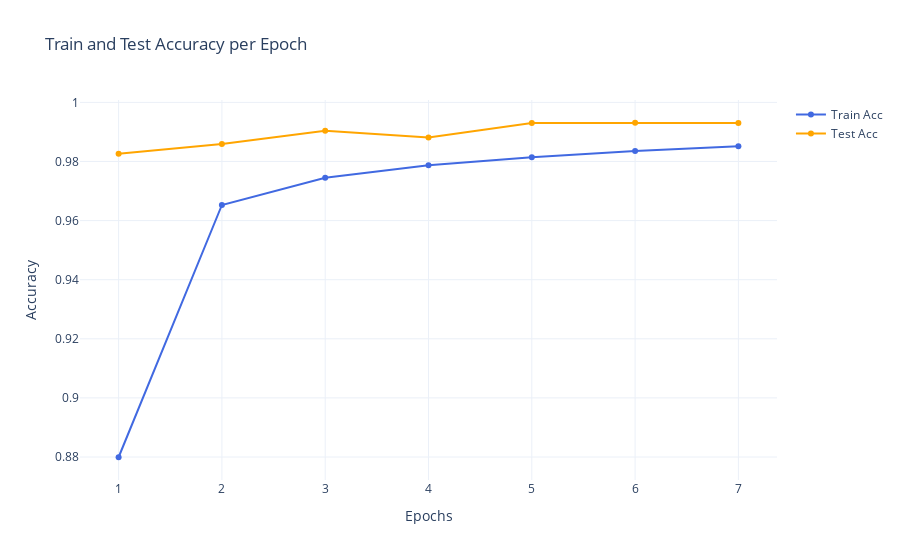

Source (notebook cell):
### Code cell
import plotly.graph_objects as go

epochs=list(range(1,len(train_accuracies)+1))


train=go.Scatter(x=epochs,
                 y=train_accuracies,
                 mode='lines+markers',
                 name='Train Acc',line=dict(color='royalblue'))



test=go.Scatter(x=epochs,
                 y=test_accuracies,
                 mode='lines+markers',
                 name='Test Acc',line=dict(color='orange'))

figure=go.Figure(data=[train,test])
figure.update_layout(title='Train and Test Accuracy per Epoch',
                    xaxis_title='Epochs',
                    yaxis_title='Accuracy',
                    template='plotly_white')

figure.show()

### Figure 1 — Plotly figure (JSON) as saved in the notebook; plotly's stock layout.template omitted (floating-point values rounded to 4 significant figures)
{"data": [{"line": {"color": "royalblue"}, "mode": "lines+markers", "name": "Train Acc", "type": "scatter", "x": [1, 2, 3, 4, 5, 6, 7], "y": [0.8799, 0.9653, 0.9745, 0.9787, 0.9814, 0.9835, 0.9851]}, {"line": {"color": "orange"}, "mode": "lines+markers", "name": "Test Acc", "type": "scatter", "x": [1, 2, 3, 4, 5, 6, 7], "y": [0.9826, 0.9859, 0.9904, 0.9881, 0.993, 0.9931, 0.993]}], "layout": {"title": {"text": "Train and Test Accuracy per Epoch"}, "xaxis": {"title": {"text": "Epochs"}}, "yaxis": {"title": {"text": "Accuracy"}}}}
